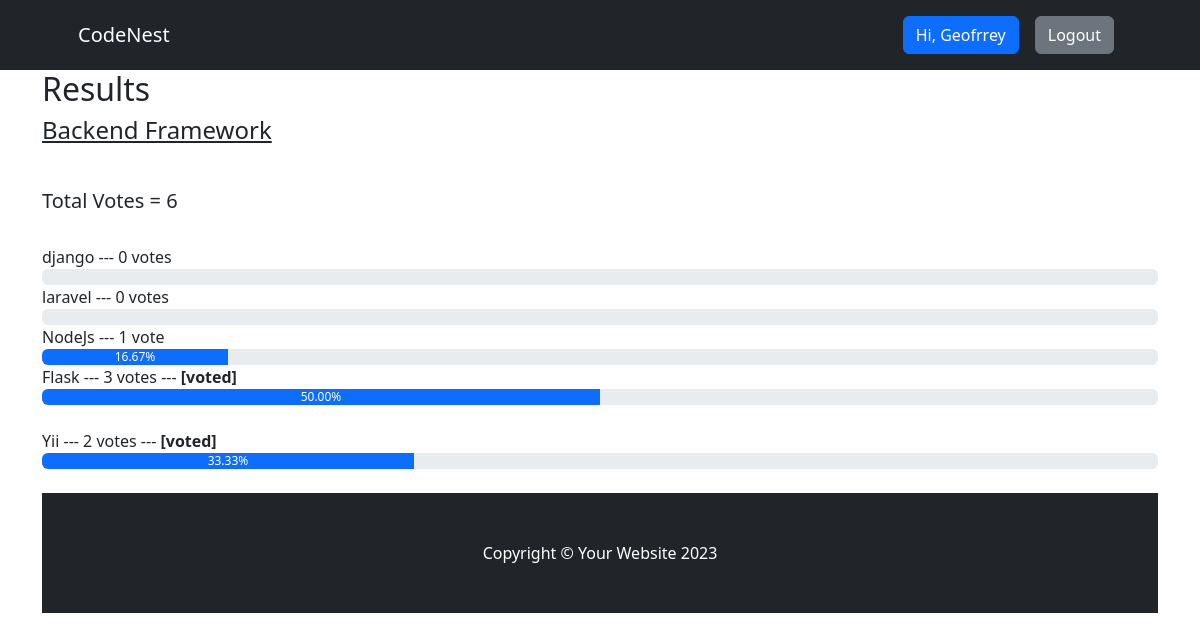
/result/backend-framework (signed in), run on the app's committed database.
### voteapp/models.py (models this page shows, shortened)
class Category(models.Model):
    title = models.CharField(max_length=200)
    slug = models.SlugField(blank=True, null=True)
    description = models.TextField(blank=True, null=True)
    total_vote = models.IntegerField(default=0)
    voters = models.ManyToManyField(User, blank=True)

class CategoryItem(models.Model):
    title = models.CharField(max_length=200)
    total_vote = models.IntegerField(default=0)
    category = models.ForeignKey(Category, on_delete=models.CASCADE, related_name="items")
    voters = models.ManyToManyField(User, blank=True)
    @property
    def percentage_vote(self):
        category_votes = self.category.total_vote
        item_votes = self.total_vote
        if category_votes == 0:
            vote_in_percentage = 0
        else:
            vote_in_percentage = (item_votes/category_votes) * 100
        return vote_in_percentage

### voteapp/views.py (the view)
# urls.py: path("result/<str:slug>", views.result, name="result"),
def result(request, slug):
    category = Category.objects.get(slug=slug)
    items = CategoryItem.objects.filter(category=category)
    context = {"category": category, "items": items}
    return render(request, "result.html", context)

### voteapp/templatetags/custom_filters.py (called while the page is built)
@register.filter(name="has_voted")
def has_voted(user, voters):
    return any(user.id== voter.id for voter in voters)

### voteapp/templates/result.html
{% extends 'base.html' %}
{% block content %}
  {% load humanize %}
{% load custom_filters %}
<div class="container result-container">
    <div class="sub-container">
      <h2>Results</h2>
      <h4>{{category.title}}</h4>
      <br>
      <h5>Total Votes = {{category.total_vote}}</h5>
      <br />
      {% for item in items  %}
       {% if request.user|has_voted:item.voters.all %}
      <small>{{item.title}}</strong> --- {{item.total_vote}} vote{{item.total_vote | pluralize:",s"}} ---  <strong>[voted]</strong> </small>
      <div class="progressContainer">
        <div class="progress">
          <div
            class="progress-bar"
            role="progressbar"
            aria-label="Example with label"
            style="width:{{item.percentage_vote | floatformat:2}}%;"
            aria-valuenow="25"
            aria-valuemin="0"
            aria-valuemax="100"
          >
          {{item.percentage_vote | floatformat:2}}%
          </div>
        </div>
      </div>
      <br>
       {% else %}
       <small>{{item.title}}</strong> --- {{item.total_vote}} vote{{item.total_vote | pluralize:",s"}} </small>
      <div class="progressContainer">
        <div class="progress">
          <div
            class="progress-bar"
            role="progressbar"
            aria-label="Example with label"
            style="width:{{item.percentage_vote | floatformat:2}}%;"
            aria-valuenow="25"
            aria-valuemin="0"
            aria-valuemax="100"
          >
          {{item.percentage_vote | floatformat:2}}%
          </div>
        </div>
      </div>
      {% endif %}
      {%endfor%}
      {% endblock content%}

### voteapp/templates/base.html (shortened to what this page needs)
<!DOCTYPE html>
{% load static %}
<html lang="en">
<head>
    <link href="https://cdn.jsdelivr.net/npm/bootstrap-icons@1.4.1/font/bootstrap-icons.css" rel="stylesheet" />
    <link rel="stylesheet" href="{% static 'css/bootstrap.css' %}">
    <link rel="stylesheet" href="{% static 'css/style.css' %}">
</head>
<body>
     <nav class="navbar navbar-expand-lg navbar-dark bg-dark">
        <div class="container px-lg-5">
            <a class="navbar-brand" href="{% url 'index'  %}">CodeNest</a>
            <div class="collapse navbar-collapse" id="navbarSupportedContent">
                <ul class="navbar-nav ms-auto mb-2 mb-lg-0">
                     {% if request.user.is_authenticated %}
                    <li class="nav-item"><a class="nav-link" href="#"><button class="btn btn-primary">Hi, {{request.user.username}}</button></a></li>
                     <li class="nav-item"><a class="nav-link" href="{% url 'signout' %}"><button class="btn btn-secondary">Logout</button></a></li>
                    {% else %}
                    <li class="nav-item"><a class="nav-link" href="{% url 'signin' %}"><button class="btn btn-primary">Login</button></a></li>
                    <li class="nav-item"><a class="nav-link" href="{% url 'signup' %}"><button class="btn btn-primary">SignUp</button></a></li>
                    {% endif %}
                </ul>
            </div>
        </div>
    </nav>
    {% block content %}
    {% endblock content %}
     <footer class="py-5 bg-dark">
        <div class="container"><p class="m-0 text-center text-white">Copyright &copy; Your Website 2023</p></div>
    </footer>
</body>
</html>

### voteapp/static/css/style.css (style rules this page uses)
* { box-sizing: border-box; }
.result-container { display: flex; align-items: center; justify-content: center; }
.sub-container { width: inherit }
.result-container h4 { text-decoration: underline; margin-bottom: 20px; }
.result-container small { font-size: 16px; font-weight: 500; }

### data on the page
Category: title "Backend Framework", total_vote "6"
CategoryItem: title "django", total_vote "0", total_vote|pluralize "s"
CategoryItem: title "laravel", total_vote "0", total_vote|pluralize "s"
CategoryItem: title "NodeJs", total_vote "1", percentage_vote "16.67"
CategoryItem: title "Flask", total_vote "3", total_vote|pluralize "s", percentage_vote "50.00"
CategoryItem: title "Yii", total_vote "2", total_vote|pluralize "s", percentage_vote "33.33"

### other printed values
{{ request.user.username }} "Geofrrey"
